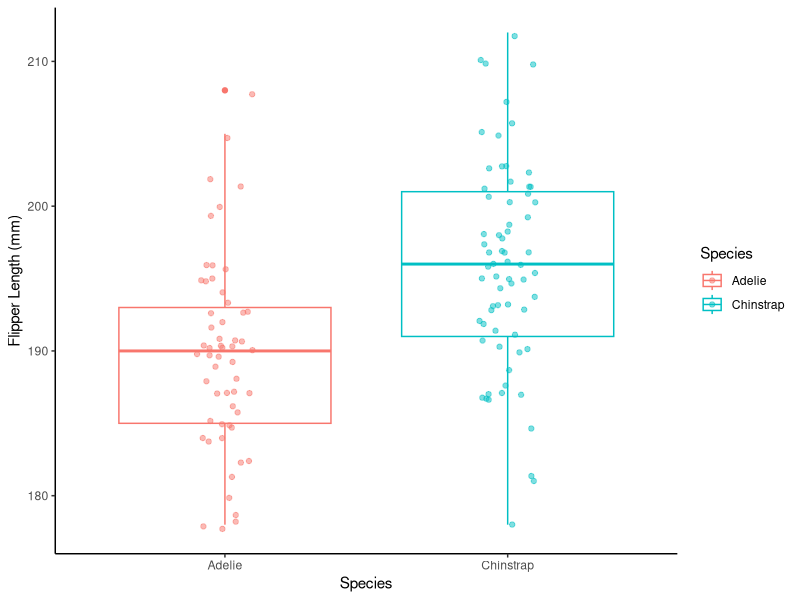
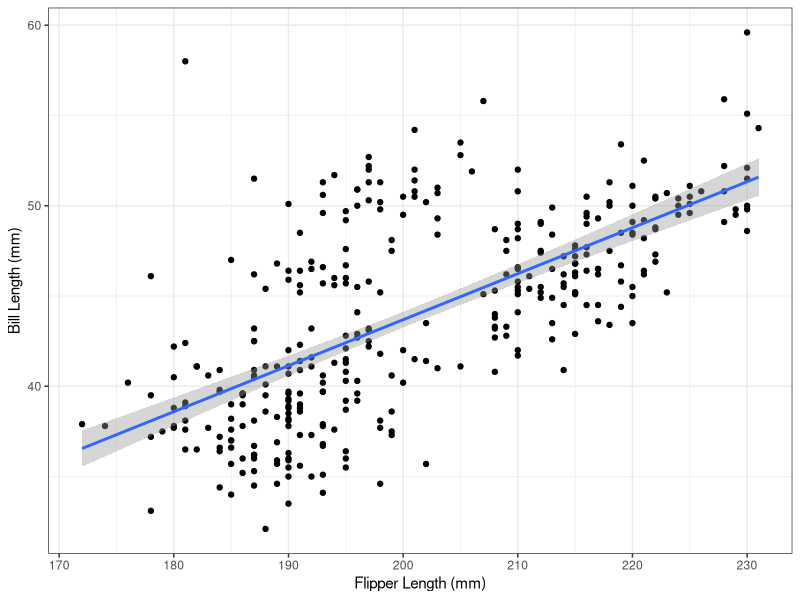
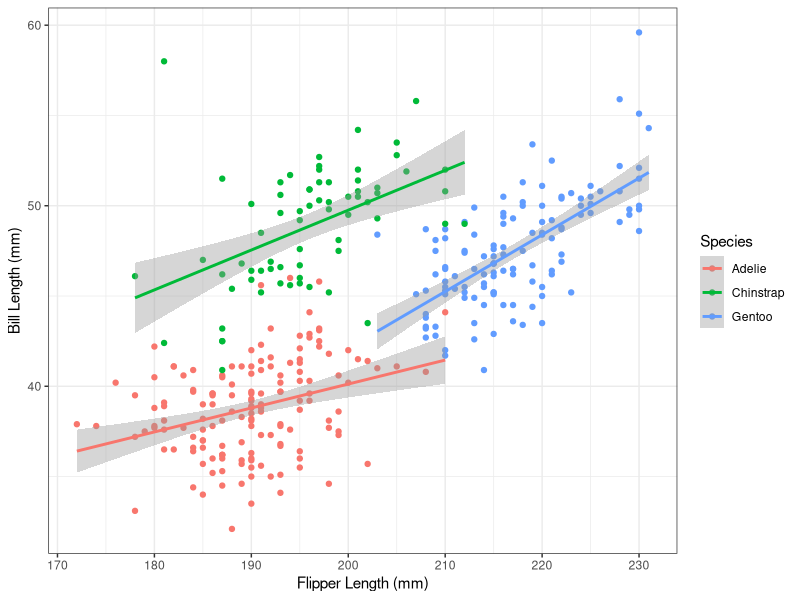
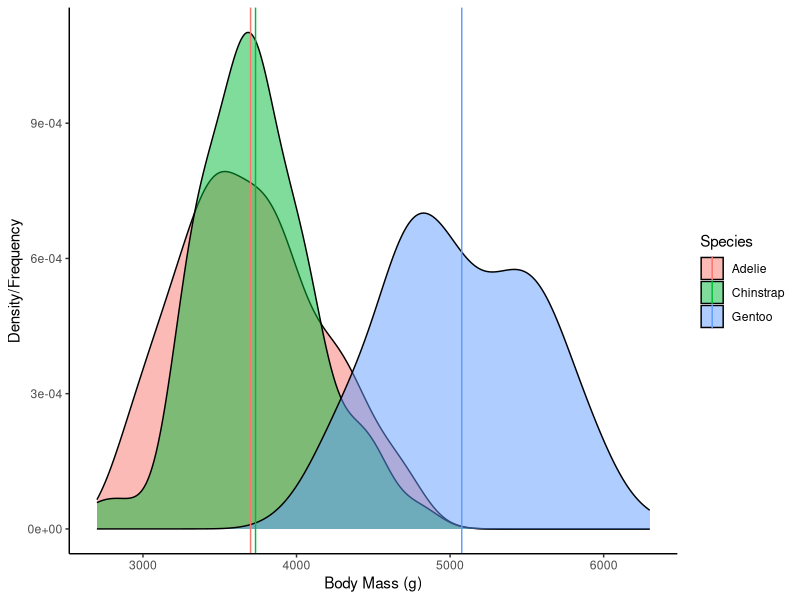

Reproduce these figures in R, in order.
## ---- chunk 1
knitr::opts_chunk$set(echo = TRUE)
## ---- chunk 2
# Load libraries
library(tidyverse)
library(palmerpenguins)
## ---- chunk 3
# Show in Environment
penguins <- penguins
## ---- chunk 4
# Filter Dream island
dream <- penguins %>% 
  filter(island == "Dream")
## ---- chunk 5
# Minimum, maximum, and mean - flipper lengths
dream %>% 
  group_by(species) %>% 
  summarise(min_flipper = min(flipper_length_mm, na.rm = TRUE),
            max_flipper = max(flipper_length_mm, na.rm = TRUE),
            mean_flipper = mean(flipper_length_mm, na.rm = TRUE))
## ---- chunk 6
# Boxplot, multiple histogram, or multiple density plot are all acceptable

# Boxplot
ggplot(dream, aes(x = species, y = flipper_length_mm, color = species)) +
  geom_boxplot() +
  geom_jitter(width = 0.1, alpha = 0.5) +
  labs(x = "Species",
       y = "Flipper Length (mm)",
       color = "Species") +
  theme_classic()
## ---- chunk 7
# t-test
t.test(data = dream, flipper_length_mm ~ species)
## ---- chunk 8
# Mean and standard deviation - bill and flipper length
bill_flipper <- penguins %>% 
  summarise(mean_bill = mean(bill_length_mm, na.rm = TRUE),
            sd_bill = sd(bill_length_mm, na.rm = TRUE),
            mean_flipper = mean(flipper_length_mm, na.rm = TRUE),
            sd_flipper = sd(flipper_length_mm, na.rm = TRUE))

# View
bill_flipper
## ---- chunk 9
# Scatterplot
ggplot(penguins, aes(flipper_length_mm, bill_length_mm)) +
  geom_point() +
  geom_smooth(method = "lm") +
    labs(x = "Flipper Length (mm)",
         y = "Bill Length (mm)") +
  theme_bw()
## ---- chunk 10
# Remove NA values
penguins_noNA <- penguins %>% 
  filter(!is.na(bill_length_mm),
         !is.na(flipper_length_mm))
## ---- chunk 11
# Correlation coefficient
r <- cor(x = penguins_noNA$flipper_length_mm, y = penguins_noNA$bill_length_mm)

# View
r

# R-squared * 100
r^2 * 100
## ---- chunk 12
# Linear model
lm_model <- lm(data = penguins_noNA, bill_length_mm ~ flipper_length_mm)

# Results
summary(lm_model)
## ---- chunk 13
# Answer: bill_length_mm = (0.25 * flipper_length_mm) - 7.26
## ---- chunk 14
# Scatterplot
ggplot(penguins, aes(flipper_length_mm, bill_length_mm, color = species)) +
  geom_point() +
  geom_smooth(method = "lm") +
  labs(x = "Flipper Length (mm)",
       y = "Bill Length (mm)", 
       color = "Species") +
  theme_bw()
## ---- chunk 15
# Linear model with interaction
mlm_model <- lm(data = penguins_noNA, bill_length_mm ~ flipper_length_mm * species)

# Results
summary(mlm_model)
## ---- chunk 16
# Minimum, maximum, and mean
body_mass <- penguins %>% 
  group_by(species) %>% 
  summarise(min_mass = min(body_mass_g, na.rm = TRUE),
            max_mass = max(body_mass_g, na.rm = TRUE),
            mean_mass = mean(body_mass_g, na.rm = TRUE))

# Results
body_mass
## ---- chunk 17
# Conversion function
g_to_kg <- function(g){
  kg <- g / 1000
  print(kg)
}
## ---- chunk 18
# Convert values in dataframe
body_mass %>% 
  mutate(min_mass = g_to_kg(min_mass),
         max_mass = g_to_kg(max_mass),
         mean_mass = g_to_kg(mean_mass))

# Alternative option:

# Copy code from above
# Then add a mutate function before the summarise function,
# and modify summarise function columns

penguins %>% 
  group_by(species) %>% 
  mutate(body_mass_kg = g_to_kg(body_mass_g)) %>% 
  summarise(min_mass = min(body_mass_kg, na.rm = TRUE), # body_mass_kg instead of body_mass_g
            max_mass = max(body_mass_kg, na.rm = TRUE),
            mean_mass = mean(body_mass_kg, na.rm = TRUE))
## ---- chunk 19
# Density plot, with mean line
ggplot(penguins, aes(x = body_mass_g, fill = species)) +
  geom_density(alpha = 0.5) +
  geom_vline(data = body_mass, aes(xintercept = mean_mass, color = species)) +
  labs(x = "Body Mass (g)",
       y = "Density/Frequency",
       fill = "Species",
       color = "Species") +
  theme_classic()
## ---- chunk 20
# ANOVA
aov_mod <- aov(data = penguins, body_mass_g ~ species)

# Results
summary(aov_mod)
## ---- chunk 21
# Pairwise comparisons
TukeyHSD(aov_mod)
